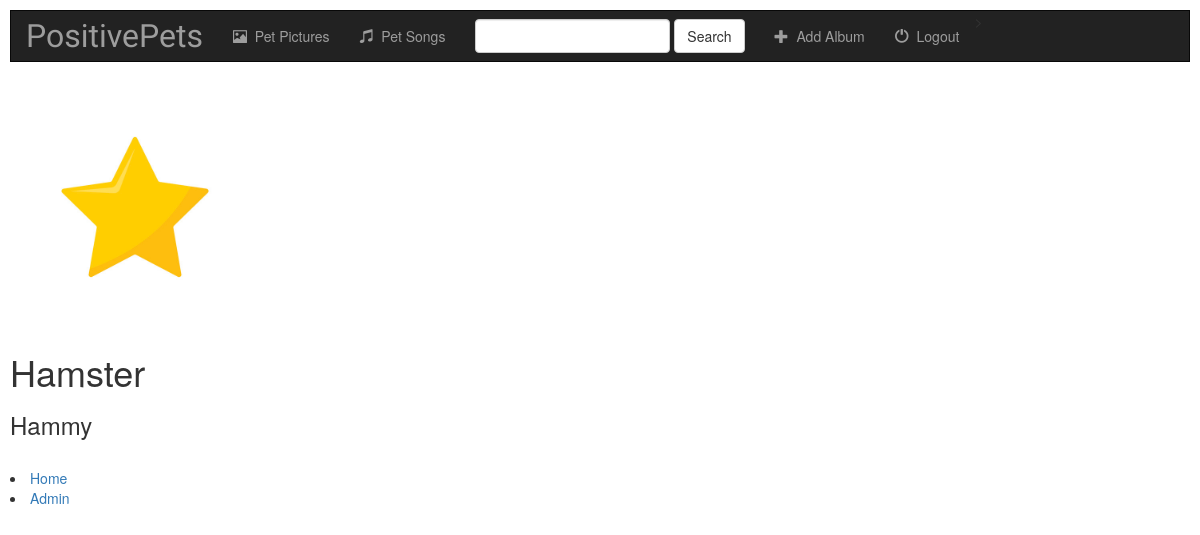
Page /music/1/ on the earlier database version.
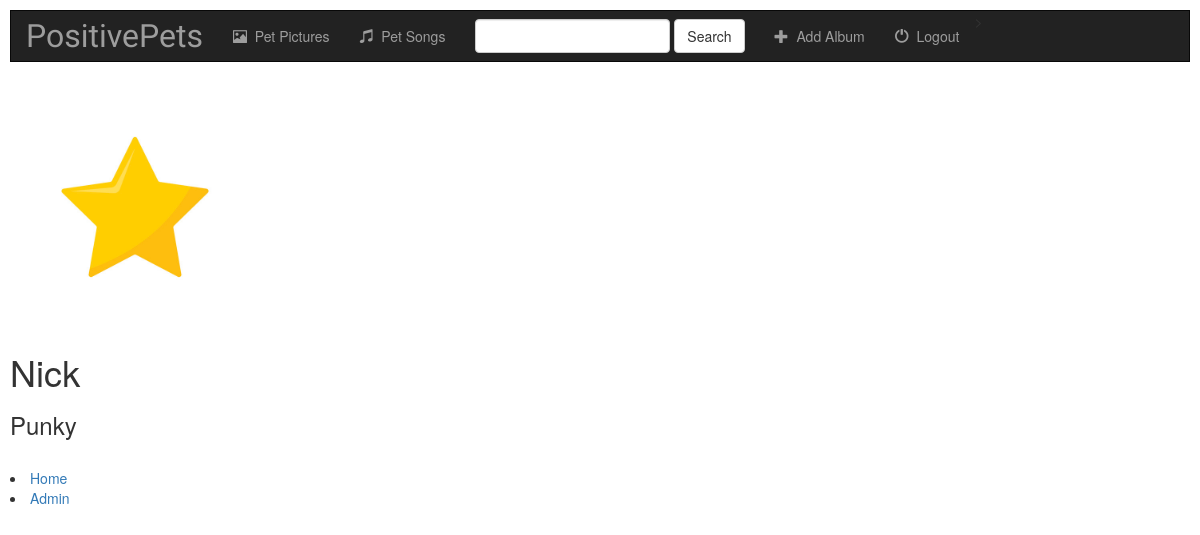
Same page on the later database version.
### music/models.py (models this page shows, shortened)
class Album(models.Model):
    artist = models.CharField(max_length=250)
    album_title = models.CharField(max_length=500)
    genre = models.CharField(max_length=100)
    album_logo = models.FileField()

### music/views.py (the view)
# urls.py: url(r'^(?P<pk>[0-9]+)/$', views.DetailView.as_view(), name='detail'),
class DetailView(generic.DetailView):
    model = Album
    template_name = 'music/detail.html'

### music/templates/music/detail.html (shortened to what this page needs)
{% extends 'music/base.html' %}
{% block body %}
    <img src="music/images/star_icon.jpg">
    <h1> {{album.album_title}} </h1>
    <h3> {{album.artist}} </h3>
    <br>
    <div id="bottom">
        <li><a href="/music/">Home</a></li>
        <li><a href="/admin/">Admin</a></li>
    </div>
{% endblock %}

### music/templates/music/base.html (shortened to what this page needs)
<!DOCTYPE html>
<html lang="en">
<head>
    {% load staticfiles %}
    <link rel="stylesheet" href="https://maxcdn.bootstrapcdn.com/bootstrap/3.3.7/css/bootstrap.min.css">
    <link rel="stylesheet" type="text/css" href="{% static 'music/style.css' %}" />
</head>
<body>
    <nav class="navbar navbar-inverse">
    <div class="container-fluid">
        <div class="navbar-header">
            <a class="navbar-brand" href="{% url 'music:index' %}">PositivePets</a>
        </div>
        <div class="collapse navbar-collapse" id="topNavBar">
            <ul class="nav navbar-nav">
                <li class="">
                    <a href="{% url 'music:index' %}">
                        <span class="glyphicon glyphicon-picture" aria-hidden="true"></span>&nbsp; Pet Pictures
                    </a>
                </li>
                <li class="">
                    <a href="#">
                        <span class="glyphicon glyphicon-music" aria-hidden="true"></span>&nbsp; Pet Songs
                    </a>
                </li>
            </ul>
            <form class="navbar-form navbar-left" role="search" method="get" action="#">
                <div class="form-group">
                    <input type="text" class="form-control" name="q" value="">
                </div>
                <button type="submit" class="btn btn-default">Search</button>
            </form>
            <ul class="nav navbar-nav">
                <li class="">
                    <a href="{% url 'music:album-add' %}">
                        <span class="glyphicon glyphicon-plus" aria-hidden="true"></span>&nbsp; Add Album
                    </a>
                </li>
                <li class="">
                    <a href="#">
                        <span class="glyphicon glyphicon-off" aria-hidden="true"></span>&nbsp; Logout
                    </a>
                </li>
            </ul>>
        </div>
    </div>
</nav>
{% block body %}
{% endblock %}
</body>
</html>

### music/static/music/style.css (style rules this page uses)
img { height: 250px; width: 250px; }
body { background: url("images/background.jpg"); margin: 10px 10px 10px 10px; }
ul { color: darkgreen; }
.navbar { border-radius:0; }
.navbar-brand { font-family: 'Satisfy', cursive; font-size: xx-large; }

Differences in the rows shown:
changed Album: album_title "Hamster" → "Nick"; artist "Hammy" → "Punky"
